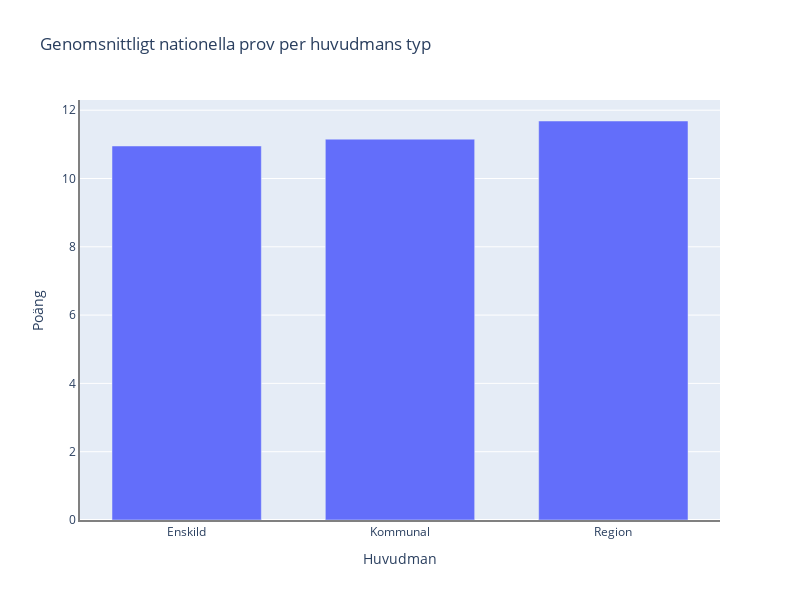

The code cell stored with this chart in its notebook:
### Markdown cell above
### Huvudmans invärkan på elevers betyg

### Code cell
huvudman_df = df_combined.groupby('Typ av huvudman')['Gnm. provbetp.'].mean().reset_index()
fig = bar_plot("Typ av huvudman", "Gnm. provbetp.", "Genomsnittligt nationella prov per huvudmans typ", huvudman_df)
fig.update_traces(width = 0.7)
fig.update_layout( 
                  yaxis_title="Poäng",
                  xaxis_title="Huvudman",
                  width=800, 
                  height=600,
                  xaxis = dict(linecolor='gray', linewidth=2, showline=True),
                  yaxis = dict(linecolor='gray', linewidth=2, showline=True)
                  )
fig.show()

### Figure 1 — Plotly figure (JSON) as saved in the notebook; plotly's stock layout.template omitted (floating-point values rounded to 4 significant figures)
{"data": [{"alignmentgroup": "True", "hovertemplate": "x=%{x}<br>y=%{y}<extra></extra>", "legendgroup": "", "marker": {"color": "#636efa", "pattern": {"shape": ""}}, "name": "", "offsetgroup": "", "orientation": "v", "showlegend": false, "textposition": "auto", "type": "bar", "width": 0.7, "x": ["Enskild", "Kommunal", "Region"], "xaxis": "x", "y": [10.95, 11.15, 11.68], "yaxis": "y"}], "layout": {"barmode": "relative", "height": 600, "legend": {"tracegroupgap": 0}, "title": {"text": "Genomsnittligt nationella prov per huvudmans typ"}, "width": 800, "xaxis": {"anchor": "y", "domain": [0, 1], "linecolor": "gray", "linewidth": 2, "showline": true, "title": {"text": "Huvudman"}}, "yaxis": {"anchor": "x", "domain": [0, 1], "linecolor": "gray", "linewidth": 2, "showline": true, "title": {"text": "Poäng"}}}}
